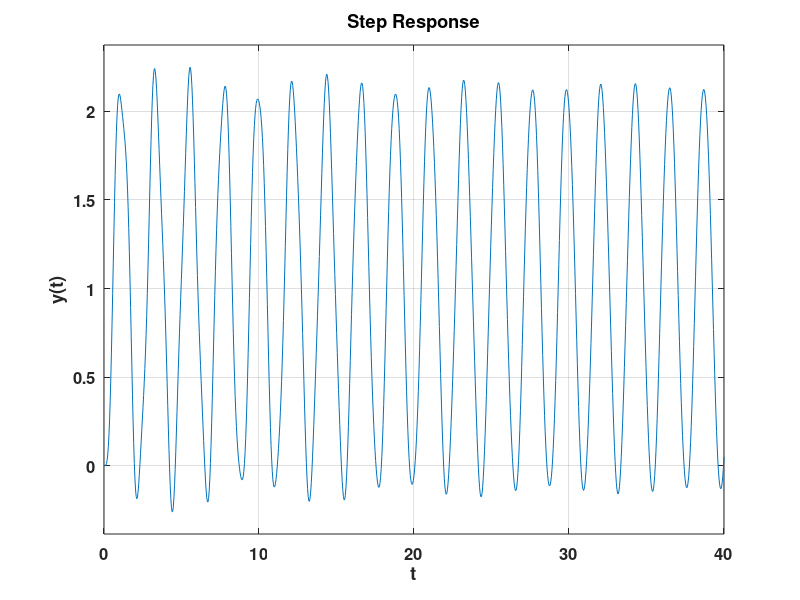

Here is the MATLAB script that generated this plot: (Note: this script raises an error after producing the figure.)
%% example with spring-damper two-mass system control using MPC and momentum transfer limitation cost

clear
clear global
clc
close all
global m1 m2 k1 k2 a2

%% parameters definitions

%masses
m1 = 10; %kg
m2 = 2; %kg

%stiffness coef
k1 = 100; %N/m
k2 = 100; %N/m

% damping coef
a1 = 0.2; %N.s/m
a2 = 0.2; %N.s/m


% State space model

A=[[            0,     1,      0,     0];
    [-(k1 + k2)/m1, -a2/m1,  k2/m1,  a2/m1];
    [            0,     0,      0,     1];
    [        k2/m2,  a2/m2, -k2/m2, -a2/m2]];

B = [ 0 k1/m1 0 0].';
C = [ 0,0,    1,0];
D=0;

sys=ss(A,B,C,D);
step(sys,40)
xlabel('t')
ylabel('y(t)')
grid on
set(gca,'fontsize',12)
set(gca,'fontweight','bold')
%% Solve numerically using ODE
clear
clear global
global m1 m2 k1 k2 a2

%masses
m1 = 10; %kg
m2 = 2; %kg

%stiffness coef
k1 = 100; %N/m
k2 = 100; %N/m

% damping coef
a1 = 0.2; %N.s/m
a2 = 0.2; %N.s/m


x0=[0;0;0;0];
[t,x]=ode45(@two_mass_model,0:0.01:40,x0);

plot_datas(t,x);

function dx = two_mass_model(t,x)
global m1 m2 k1 k2 a2

x=[x(1);x(2);x(3);x(4)];
u=1;
dx1=x(2);
dx2=-((k1+k2)/m1)*x(1)-(a2/m1)*x(2)+(k2/m1)*x(3)+(a2/m1)*x(4)+(k1/m1)*u;
dx3=x(4);
dx4=(k2/m2)*x(1)+(a2/m2)*x(2)-(k2/m2)*x(3)-(a2/m2)*x(4);
dx=[dx1;dx2;dx3;dx4];
end